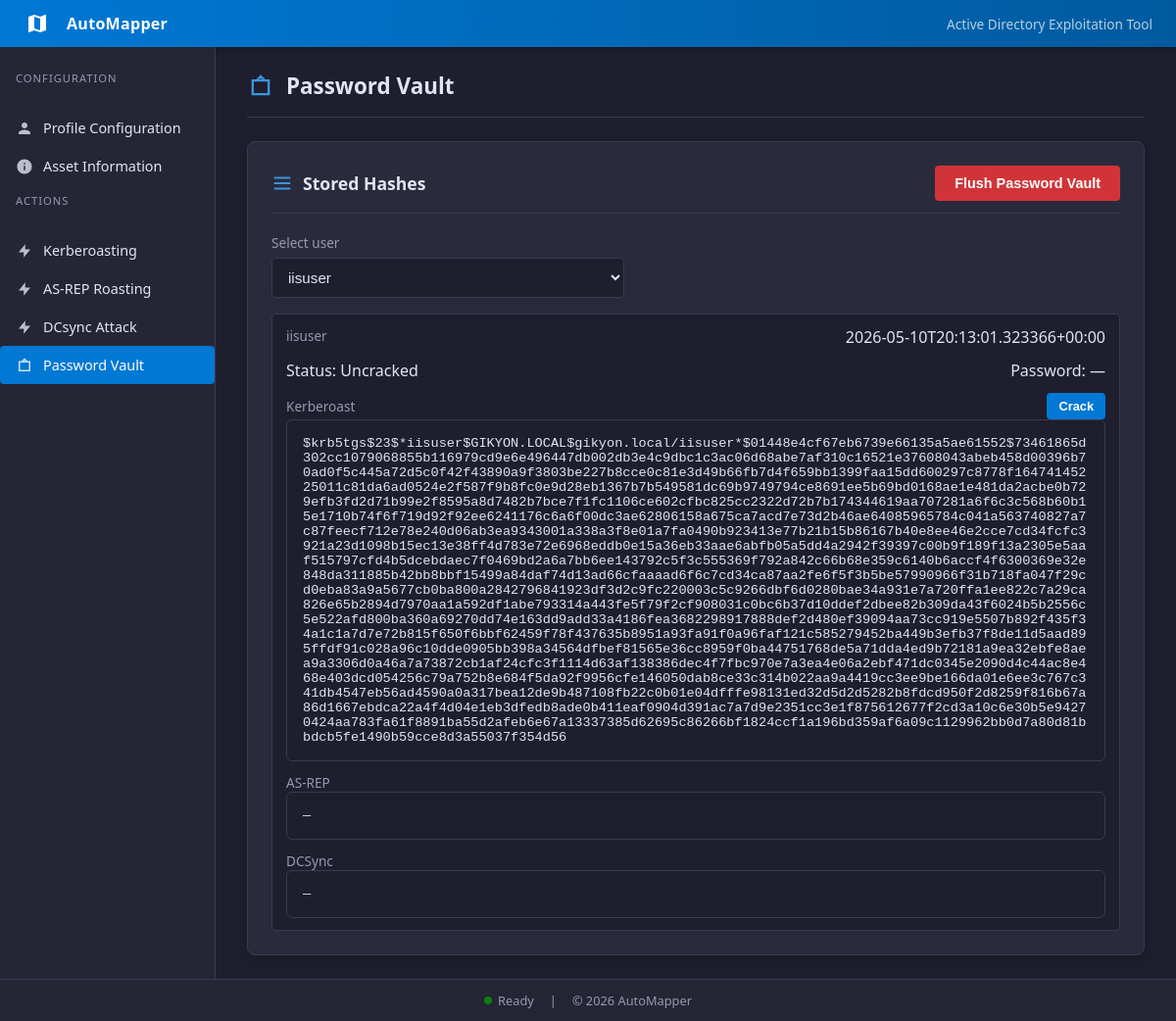
Page /vault on the earlier database version.
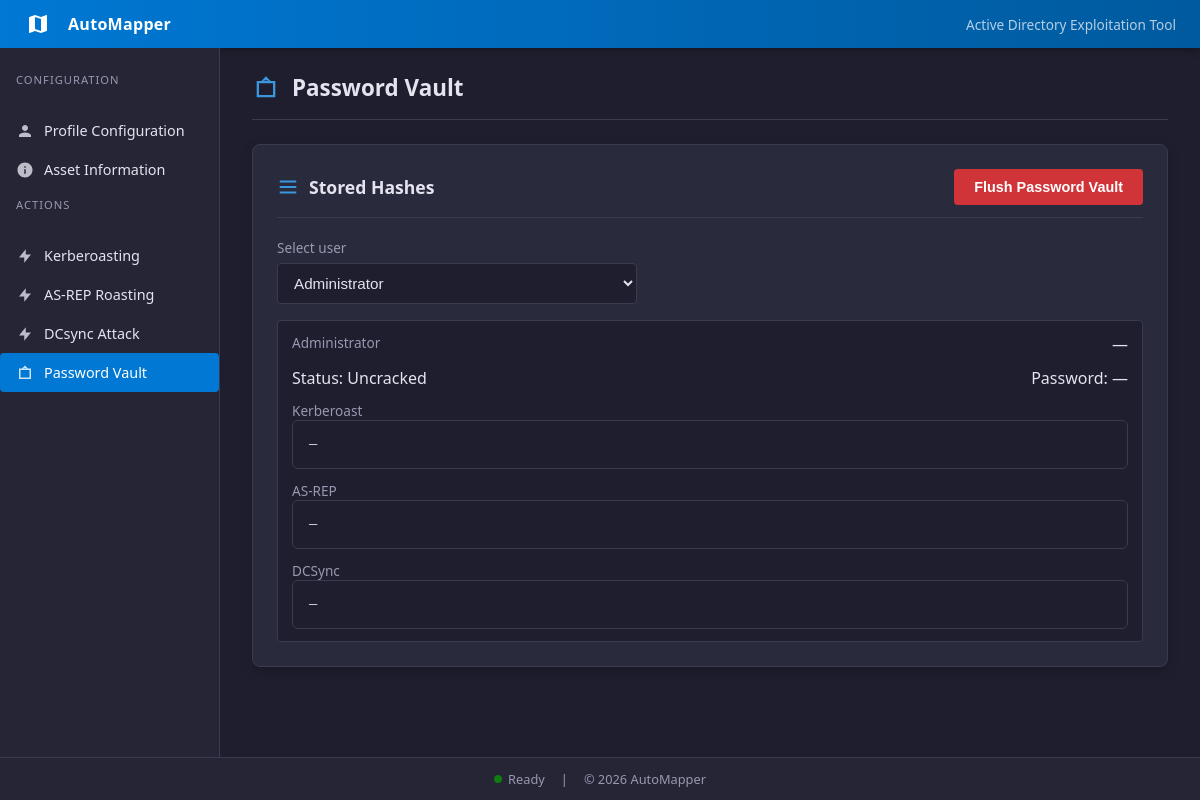
Same page on the later database version.
### tables this page shows
CREATE TABLE users (
    username text,
    description text,
    groups text,
    ntlmHash text,
    kerberosHash text,
    asrepHash text,
    password text,
    lastSet timestamp
, pwdLastSet text);

### app/routes/main.py (the view, shortened to what this page needs)
@main_bp.route("/vault", methods=["GET", "POST"])
def vault():
    users = fetch_vault_users()
    selected_username = request.args.get("username")
    if not selected_username and users:
        selected_username = users[0]["username"]
    status_message = None
    error = None
    cracked_lines = []
    selected_user = next(
        (user for user in users if user["username"] == selected_username),
        None,
    )
    return render_template(
        "vault.html",
        users=users,
        selected_user=selected_user,
        selected_username=selected_username,
        status_message=status_message,
        error=error,
        cracked_lines=cracked_lines,
    )

### app/db/database.py (called while the page is built)
def get_db():
    conn = sqlite3.connect(DB_PATH)
    conn.row_factory = sqlite3.Row
    return conn

def _normalize_username(value):
    if not value:
        return value
    return value.split("\\", 1)[-1]

### app/templates/vault.html (shortened to what this page needs)
{% extends 'base.html' %}
{% block content %}
<div class="page-header">
  <svg viewBox="0 0 24 24"><path d="M12 2l4 4h4v14H4V6h4l4-4zm0 3.41L9.41 6h5.18L12 5.41zM6 8v10h12V8H6z"/></svg>
  <h1 class="page-title">Password Vault</h1>
</div>
<section class="card wide">
  <div class="card-header">
    <svg viewBox="0 0 24 24"><path d="M3 5h18v2H3V5zm0 6h18v2H3v-2zm0 6h18v2H3v-2z"/></svg>
    <h1>Stored Hashes</h1>
    <form method="POST" style="margin-left: auto;">
      <button class="btn danger" name="action" value="flush" type="submit">
        Flush Password Vault
      </button>
    </form>
  </div>
  {% if users %}
  <form method="GET" class="form" style="margin-bottom: 16px;">
    <div class="field" style="max-width: 360px;">
      <label for="vault-user-select">Select user</label>
      <select id="vault-user-select" name="username" class="input" onchange="this.form.submit()">
        {% for user in users %}
        <option value="{{ user.username }}" {% if selected_username == user.username %}selected{% endif %}>
          {{ user.username }}
        </option>
        {% endfor %}
      </select>
    </div>
  </form>
  {% if selected_user %}
  <div class="output">
    <div class="output-row" style="align-items: flex-start; flex-direction: column; gap: 0.75rem;">
      <div style="display: flex; justify-content: space-between; width: 100%; gap: 1rem; flex-wrap: wrap;">
        <span class="label">{{ selected_user.username }}</span>
        <span class="value">{{ selected_user.timestamp or '—' }}</span>
      </div>
      <div style="display: flex; justify-content: space-between; width: 100%; gap: 1rem; flex-wrap: wrap;">
        <span class="value">Status: {{ selected_user.status }}</span>
        <span class="value">Password: {{ selected_user.password or '—' }}</span>
      </div>
      <div style="display: grid; gap: 0.75rem; width: 100%;">
        <div>
          <div style="display: flex; align-items: center; justify-content: space-between; gap: 0.75rem;">
            <span class="label">Kerberoast</span>
            {% if selected_user.kerberos_hash %}
            <form method="POST" style="margin: 0;">
              <button class="btn small" name="action" value="crack">Crack</button>
            </form>
            {% endif %}
          </div>
          <pre class="result-box" style="width: 100%; margin: 0; white-space: pre-wrap; word-break: break-all;">{{ selected_user.kerberos_hash or '—' }}</pre>
        </div>
        <div>
          <div style="display: flex; align-items: center; justify-content: space-between; gap: 0.75rem;">
            <span class="label">AS-REP</span>
          </div>
          <pre class="result-box" style="width: 100%; margin: 0; white-space: pre-wrap; word-break: break-all;">{{ selected_user.asrep_hash or '—' }}</pre>
        </div>
        <div>
          <div style="display: flex; align-items: center; justify-content: space-between; gap: 0.75rem;">
            <span class="label">DCSync</span>
          </div>
          <pre class="result-box" style="width: 100%; margin: 0; white-space: pre-wrap; word-break: break-all;">{{ selected_user.ntlm_hash or '—' }}</pre>
        </div>
      </div>
    </div>
  </div>
  {% endif %}
  {% else %}
  <div class="notice">No hashes stored yet. Run kerberoasting, AS-REP roasting, or DCSync to populate the vault.</div>
  {% endif %}
</section>
{% endblock %}

Differences in the rows shown:
removed users: username "iisuser", lastSet "2026-05-10T20:13:01.323366+00:00", kerberosHash "$krb5tgs$23$*iisuser$GIKYON.LOCAL$gikyon.local/iisuser*$01448e4cf67eb6739e66135a5ae61552$73461865d302cc1079068855b116979cd9e6e496447db002db3e4c9dbc1c3ac06d68abe7af310c16521e37608043abeb458d00396b70ad0f5c445a72d5c0f42f43890a9f3803be227b8cce0c81e3d49b66fb7d4f659bb1399faa15dd600297c8778f16474145225011c81da6ad0524e2f587f9b8fc0e9d28eb1367b7b549581dc69b9749794ce8691ee5b69bd0168ae1e481da2acbe0b729efb3fd2d71b99e2f8595a8d7482b7bce7f1fc1106ce602cfbc825cc2322d72b7b174344619aa707281a6f6c3c568b60b15e1710b74f6f719d92f92ee6241176c6a6f00dc3ae62806158a675ca7acd7e73d2b46ae64085965784c041a563740827a7c87feecf712e78e240d06ab3ea9343001a338a3f8e01a7fa0490b923413e77b21b15b86167b40e8ee46e2cce7cd34fcfc3921a23d1098b15…"
now on this page (row edited): users: username "Administrator"
Other differences:
form field username: "iisuser" → "Administrator"
{{ selected_user.timestamp or '—' }}: (not shown) → "—"
{{ selected_user.kerberos_hash or '—' }}: (not shown) → "—"
text no longer shown: "Crack"
